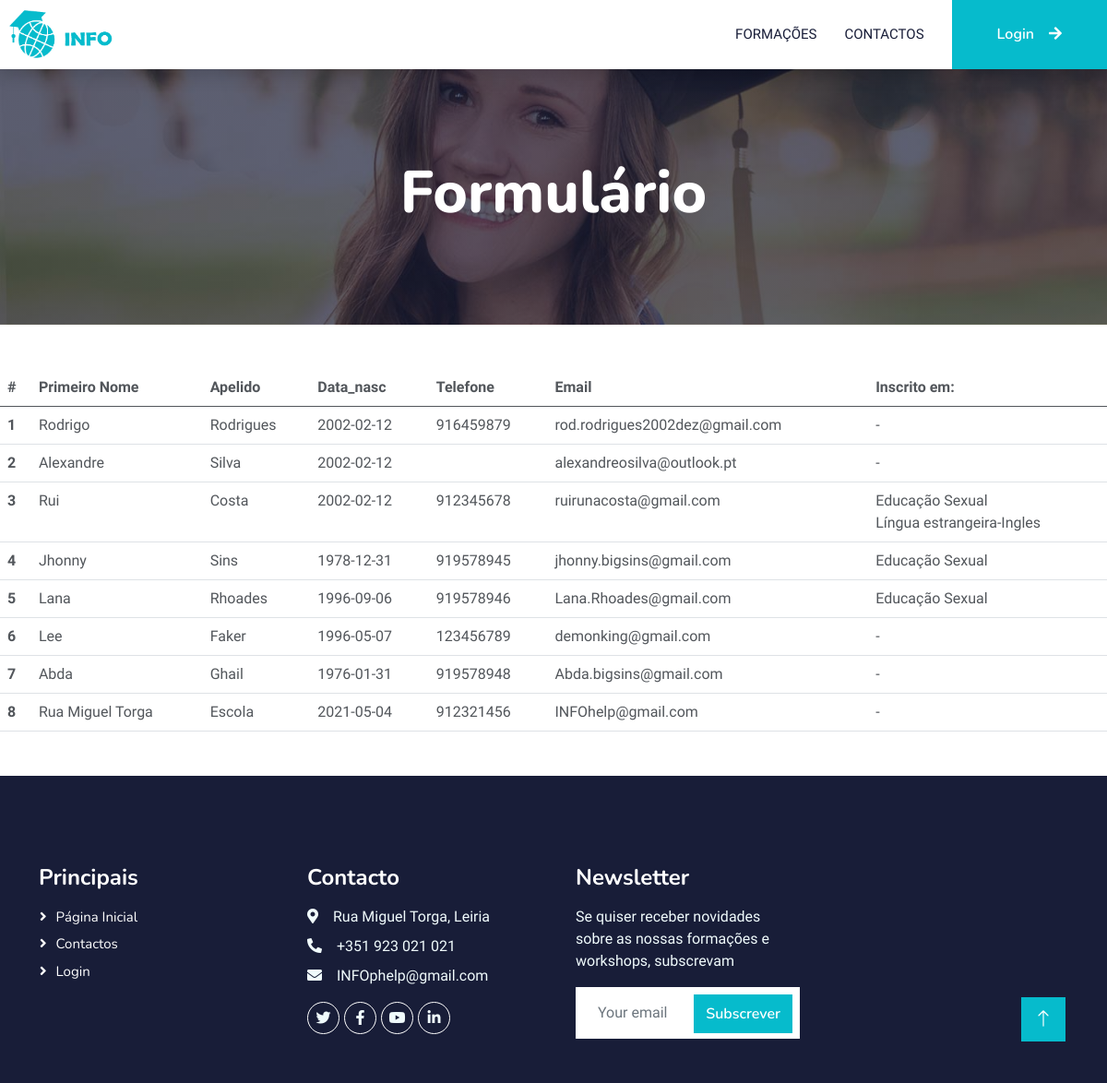
The app's page /utilizador.php, older data.
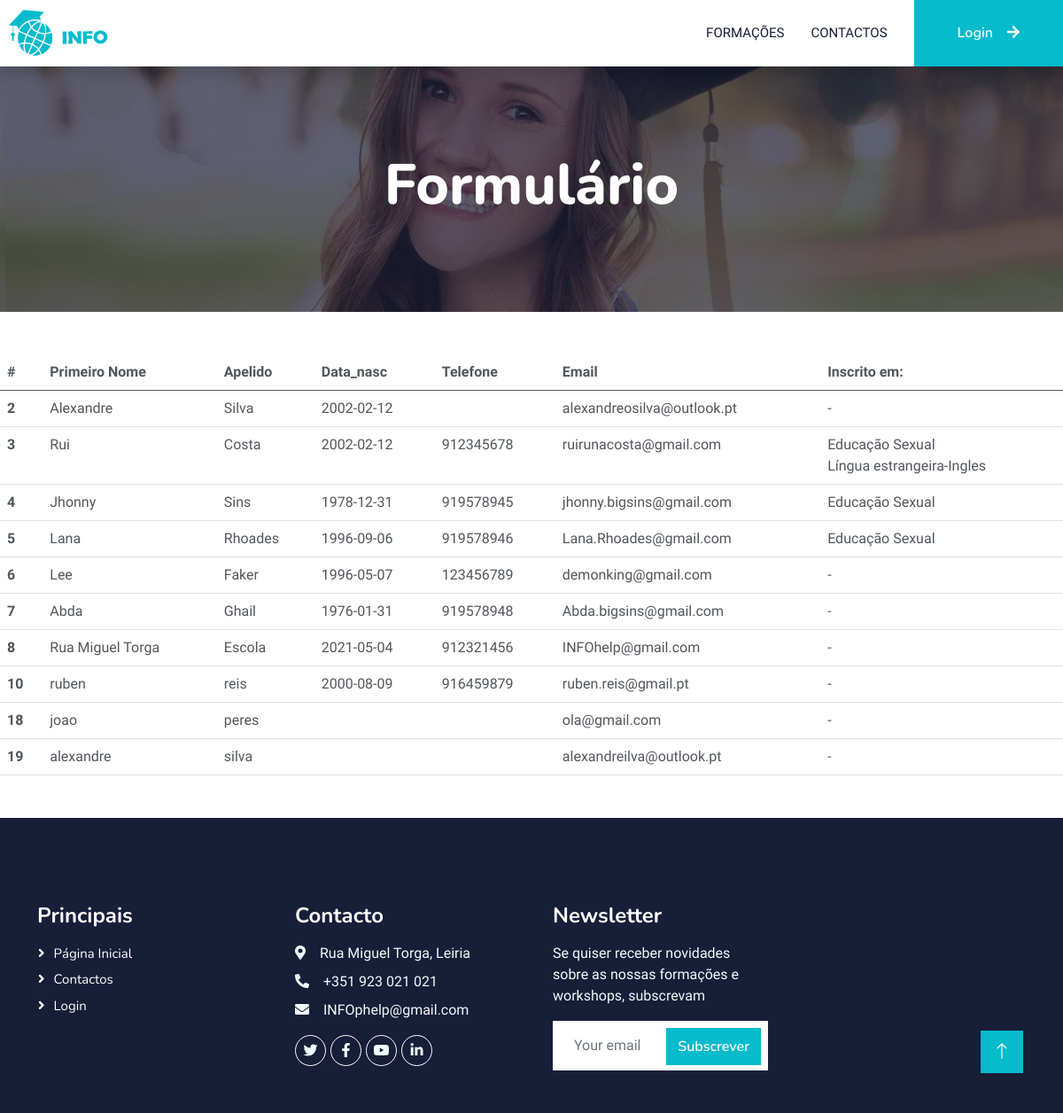
The same page, newer data.
### tables this page shows
CREATE TABLE IF NOT EXISTS `utilizador` (
  `id_utilizador` int(11) NOT NULL AUTO_INCREMENT,
  `primeiro_nome` varchar(60) NOT NULL,
  `apelido` varchar(60) NOT NULL,
  `data_nasc` date DEFAULT NULL,
  `telefone` char(9) DEFAULT NULL,
  `email` varchar(100) NOT NULL,
  `pass` varchar(255) NOT NULL,
  `genero` enum('Masculino','Feminino','Indefenido') DEFAULT NULL,
  `perfil` enum('formando','admin') DEFAULT 'formando',
  PRIMARY KEY (`id_utilizador`),
  UNIQUE KEY `email` (`email`)
);

### utilizador.php (the view, shortened to what this page needs)
<?php
include "connection.php";
$query = "SELECT id_utilizador,primeiro_nome,apelido,data_nasc,telefone,email FROM utilizador";
$result = $conn->query($query);
?>
<!DOCTYPE html>
<html lang="en">
<head>
    <head>
    <link href="https://cdnjs.cloudflare.com/ajax/libs/font-awesome/5.10.0/css/all.min.css" rel="stylesheet">
    <link href="https://cdn.jsdelivr.net/npm/bootstrap-icons@1.4.1/font/bootstrap-icons.css" rel="stylesheet">
    <link href="lib/animate/animate.min.css" rel="stylesheet">
    <link href="lib/owlcarousel/assets/owl.carousel.min.css" rel="stylesheet">
    <link href="css/bootstrap.min.css" rel="stylesheet">
    <link href="css/style.css" rel="stylesheet">
<body>
<nav class="navbar navbar-expand-lg bg-white navbar-light shadow sticky-top p-0">
      <a href="index.php">
          <img  src="img/logo.png" alt="" width="35%" style="padding-left:10px"/>
      </a>
    <div class="collapse navbar-collapse" id="navbarCollapse">
      <div class="navbar-nav ms-auto p-4 p-lg-0">
        <a href="formacoes.php" class="nav-item nav-link">Formações</a>
        <a href="contacto.php" class="nav-item nav-link">Contactos</a>
      </div>
      <a href="signin.php" class="btn btn-primary py-4 px-lg-5 d-none d-lg-block"
        >Login<i class="fa fa-arrow-right ms-3"></i
      ></a>
    </div>
  </nav>
       <div class="container-fluid bg-primary py-5 mb-5 page-header">
        <div class="container py-5">
            <div class="row justify-content-center">
                <div class="col-lg-10 text-center">
                    <h1 class="display-3 text-white animated slideInDown">Formulário</h1>
                </div>
            </div>
        </div>
    </div>
<table class="table">
  <thead>
    <tr>
      <th scope="col">#</th>
      <th scope="col">Primeiro Nome</th>
      <th scope="col">Apelido</th>
      <th scope="col">Data_nasc</th>
      <th scope="col">Telefone</th>
      <th scope="col">Email</th>
      <th scope="col">Inscrito em:</th>
    </tr>
  </thead>
  <tbody>
  <?php
                if ($result->num_rows > 0) {
                    while ($row = $result->fetch_assoc()) { ?>
    <tr>
      <th scope="row"><?= $row['id_utilizador'] ?></th>
      <td><?= $row['primeiro_nome'] ?></td>
      <td><?= $row['apelido'] ?></td>
      <td><?= $row['data_nasc'] ?></td>
      <td><?= $row['telefone'] ?></td>
      <td><?= $row['email'] ?></td>
      <td><?php
      $query = "SELECT nome FROM lista_inscritos where id_utilizador=".$row['id_utilizador'];
      $result2 = $conn->query($query);
      if ($result2->num_rows > 0) {
        while ($row = $result2->fetch_assoc()) {
          echo($row['nome'].'<br>');
      }
                } else {
                    echo "-";
                }
      ?></td>
    </tr>
    <?php    }
                } else {
                    echo " 0 resultados";
                }
                ?>
</table>
      <div class="container-fluid bg-dark text-light footer pt-5 mt-5 wow fadeIn" data-wow-delay="0.1s">
        <div class="container py-5">
            <div class="row g-5">
                <div class="col-lg-3 col-md-6">
                <h4 class="text-white mb-3">Principais</h4>
            <a class="btn btn-link" href="index.php">Página Inicial</a>
            <a class="btn btn-link" href="contacto.php">Contactos</a>
            <a class="btn btn-link" href="signin.php">Login</a>
                </div>
                <div class="col-lg-3 col-md-6">
                    <h4 class="text-white mb-3">Contacto</h4>
                    <p class="mb-2"><i class="fa fa-map-marker-alt me-3"></i>Rua Miguel Torga, Leiria</p>
                    <p class="mb-2"><i class="fa fa-phone-alt me-3"></i>+351 923 021 021</p>
                    <p class="mb-2"><i class="fa fa-envelope me-3"></i>INFOphelp@gmail.com</p>
                    <div class="d-flex pt-2">
                        <a class="btn btn-outline-light btn-social" href=""><i class="fab fa-twitter"></i></a>
                        <a class="btn btn-outline-light btn-social" href=""><i class="fab fa-facebook-f"></i></a>
                        <a class="btn btn-outline-light btn-social" href=""><i class="fab fa-youtube"></i></a>
                        <a class="btn btn-outline-light btn-social" href=""><i class="fab fa-linkedin-in"></i></a>
                    </div>
                </div>
                <div class="col-lg-3 col-md-6">
                    <h4 class="text-white mb-3">Newsletter</h4>
                    <p>Se quiser receber novidades sobre as nossas formações e workshops, subscrevam </p>
                    <div class="position-relative mx-auto" style="max-width: 400px;">
                        <input class="form-control border-0 w-100 py-3 ps-4 pe-5" type="text" placeholder="Your email">
                        <button type="button"
                            class="btn btn-primary py-2 position-absolute top-0 end-0 mt-2 me-2">Subscrever</button>
                    </div>
                </div>
            </div>
        </div>
    </div>
    <a href="#" class="btn btn-lg btn-primary btn-lg-square back-to-top"><i class="bi bi-arrow-up"></i></a>
</body>
</html>

### css/style.css (style rules this page uses)
:root { --primary: #06BBCC; --light: #F0FBFC; --dark: #181d38; }
.back-to-top { position: fixed; display: none; right: 45px; bottom: 45px; z-index: 99; }
.btn { font-family: 'Nunito', sans-serif; font-weight: 600; transition: .5s; }
.btn.btn-primary, .btn.btn-secondary { color: #FFFFFF; }
.btn-lg-square { width: 48px; height: 48px; }
.btn-square, .btn-sm-square, .btn-lg-square { padding: 0; display: flex; align-items: center; justify-content: center; font-weight: normal; border-radius: 0px; }
.navbar-light .navbar-nav .nav-link { margin-right: 30px; padding: 25px 0; color: #FFFFFF; font-size: 15px; text-transform: uppercase; outline: none; }
.navbar-light .navbar-brand, .navbar-light a.btn { height: 75px; }
.navbar-light .navbar-nav .nav-link { color: var(--dark); font-weight: 500; }
.navbar-light.sticky-top { top: -100px; transition: .5s; }
.page-header { background: linear-gradient(rgba(24, 29, 56, .7), rgba(24, 29, 56, .7)), url(../img/carousel-1.jpg); background-position: center center; background-repeat: no-repeat; background-size: cover; }
.footer .btn.btn-social { margin-right: 5px; width: 35px; height: 35px; display: flex; align-items: center; justify-content: center; color: var(--light); font-weight: normal; border: 1px solid #FFFFFF; border-radius: 35px; transition: .3s; }
.footer .btn.btn-link { display: block; margin-bottom: 5px; padding: 0; text-align: left; color: #FFFFFF; font-size: 15px; font-weight: normal; text-transform: capitalize; transition: .3s; }
.footer .btn.btn-link::before { position: relative; content: "\f105"; font-family: "Font Awesome 5 Free"; font-weight: 900; margin-right: 10px; }

Row changes from the older to the newer data that the page shows:
removed utilizador: id_utilizador "1", primeiro_nome "Rodrigo", apelido "Rodrigues", data_nasc "2002-02-12", telefone "916459879", email "rod.rodrigues2002dez@gmail.com"
added utilizador: id_utilizador "10", primeiro_nome "ruben", apelido "reis", data_nasc "2000-08-09", telefone "916459879", email "ruben.reis@gmail.pt"
added utilizador: id_utilizador "18", primeiro_nome "joao", apelido "peres", email "ola@gmail.com"
added utilizador: id_utilizador "19", primeiro_nome "alexandre", apelido "silva", email "alexandreilva@outlook.pt"
